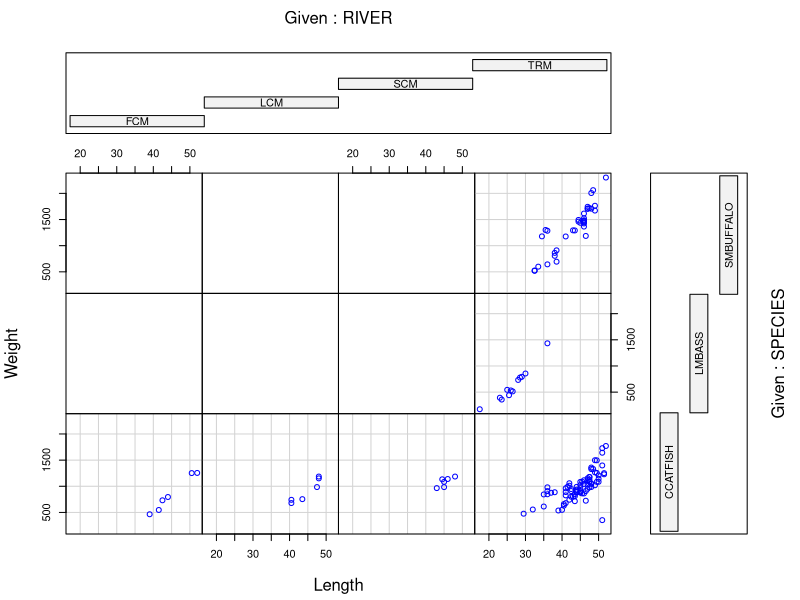
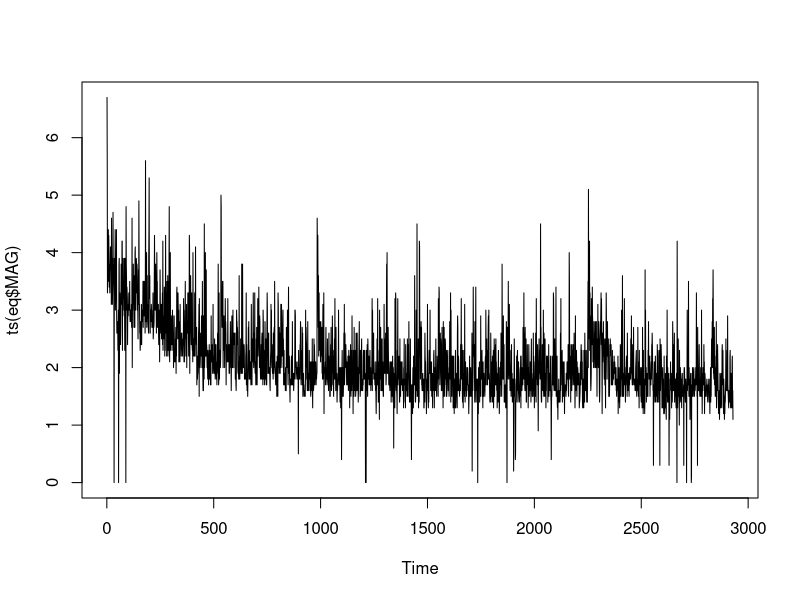
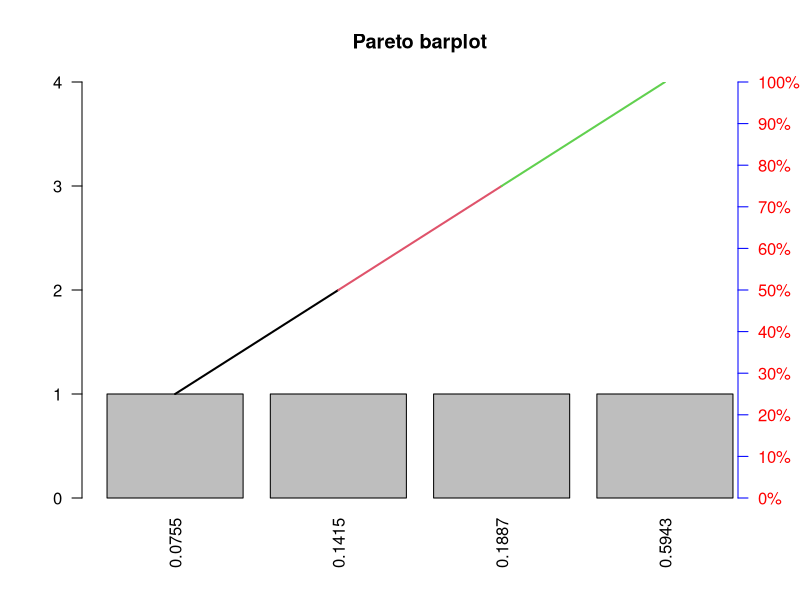
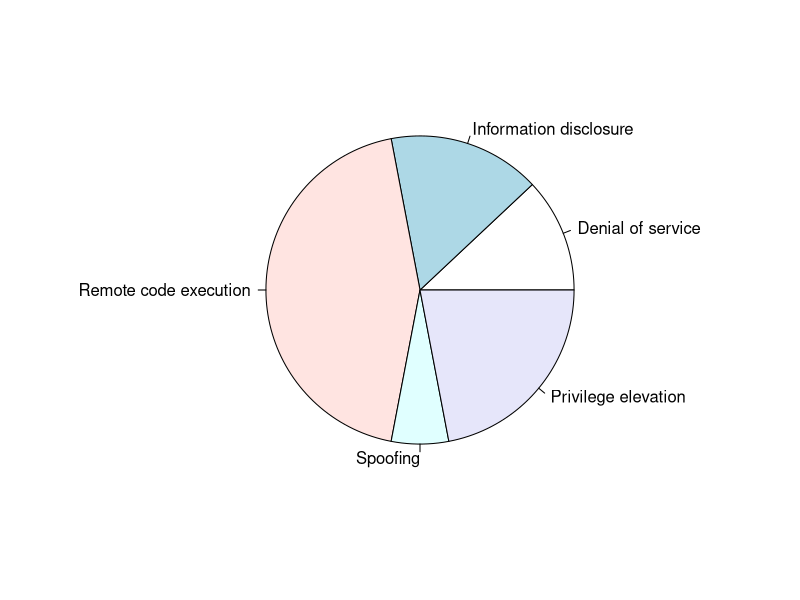
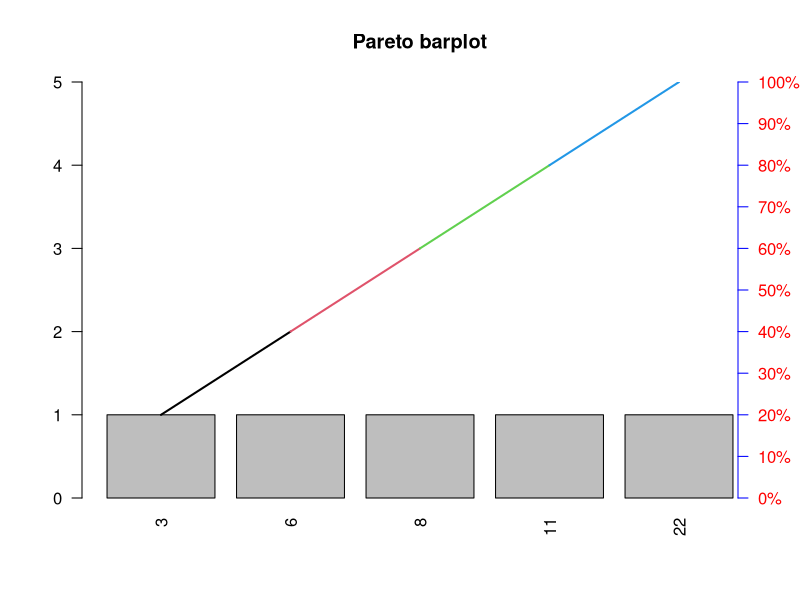
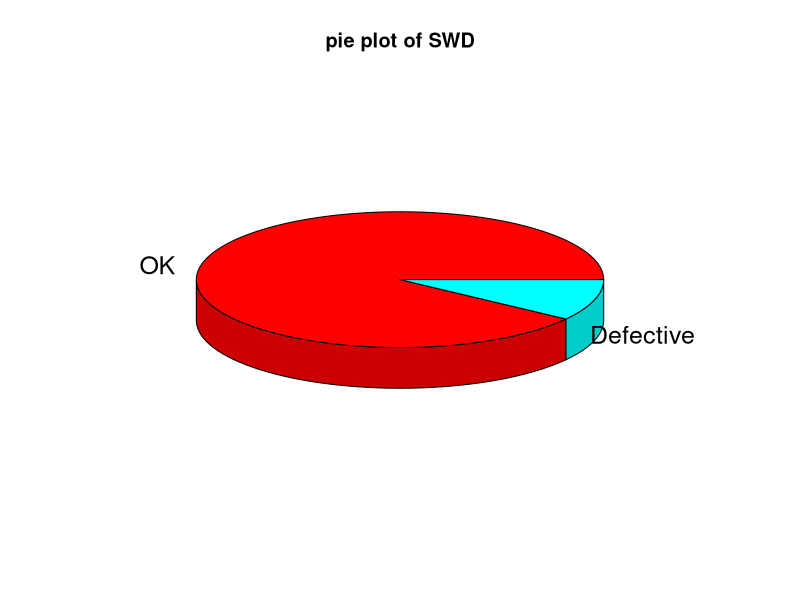
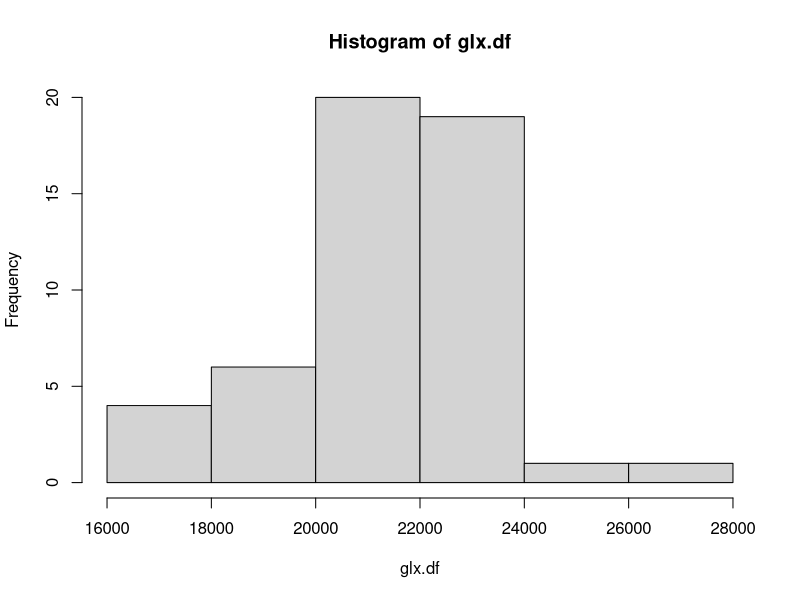
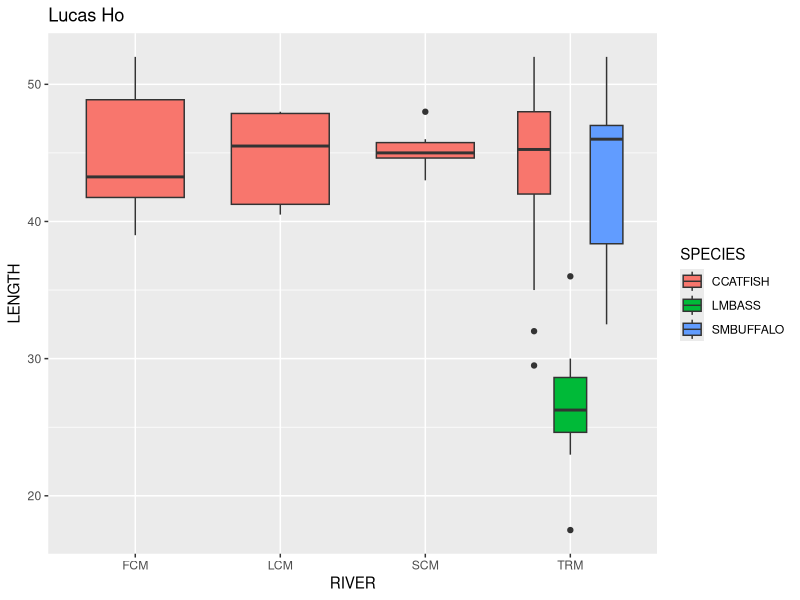

Source code (R) for these figures, in order:
## ---- chunk 1
knitr::opts_chunk$set(echo = TRUE)
## ---- chunk 2
14/15
## ---- chunk 3
assignments <- c("In-class quizzes", "Laboratories", "Chapter Quizzes", "Project 1", "Project 2", "Exam 1", "Exam 2", "Assignments", "Final Exam")
weight <- c(0.1, 0.1, 0.05, 0.0333, 0.0667, 0.1, 0.1, 0.15, 0.3)

grade.df <- data.frame(Assignments=assignments, Weight=weight)
## ---- chunk 4
# (a)
ddt <- read.csv("DDT.csv")

ddt$MILE <- as.factor(ddt$MILE)

coplot(WEIGHT~LENGTH | RIVER*SPECIES, data=ddt, col="Blue", pch=1.2, xlab="Length", ylab="Weight", )

# (b)
## Each plot represents the length and width of the fish given both the river and species

# (c)
## This creates a numeric vector where each element corresponds to the numeric representation of the levels in MILE

# (d)
## This returns the number of unique values from m

# (e)
## There are no observations from the the two corresponding variables

# (f)
ddt[ddt$RIVER=="FCM" & ddt$SPECIES=="CCATFISH",]
## ---- chunk 5
# (a)
## Quantitative

# (b)
## Quantitative

# (c)
## Qualitative

# (d)
## Quantitative

# (e)
## Qualitative

# (f)
## Quantitative

# (g)
## Qualitative
## ---- chunk 6
# (a)
## Simple, stratified, cluster, and systematic random sampling

# (b)
## Simple random sampling ensures that every subset of fixed size in the population has the same chance of being included in the sample
## Stratified random sampling is typical used when the experimental units associated with the population can be separated into two or more groups of units where the characteristics of the units are more similar within the units than across the units
## Cluster random sampling is used to sample natural groupings of experimental units first, then collect data from all experimental units within each cluster.
## Systematic random sampling involves systematically selecting every kth experimental unit from list of all experimental units
## ---- chunk 7
mtbe <- read.csv("MTBE.csv")

ind=sample(1:223,5,replace=FALSE)

mtbe[ind,]

# (a)
### (i)
mtbeo = na.omit(mtbe)

### (ii)
depth = mtbeo[mtbeo$Aquifier=="Bedrock",]$Depth

sd(depth)
## ---- chunk 8
eq <- read.csv("EARTHQUAKE.csv")

v=sample(1:2929,30,replace=FALSE)

eq[v,]

# (a)
### (i)
plot(ts(eq$MAG))

### (ii)
median(eq$MAGNITUDE)
## ---- chunk 9
# (a)
## Stratified random sampling

# (b)
## Fish in the Tennessee River

# (c)
## Capture location and species
## ---- chunk 10
# (a)
## Bar plot

# (b)
## Number of robots

# (c)
## Legs ONLY

# (d)
none =  round(15/106, 4)
both = round(8/106, 4)
lego = round(63/106, 4)
wheelo = round(20/106, 4)
pareto <- function(x, mn = "Pareto barplot") {  # x is a vector
  x.tab = table(x)
  xx.tab = sort(x.tab, decreasing = TRUE, index.return = FALSE)
  cumsum(as.vector(xx.tab)) -> cs
  length(x.tab) -> lenx
  bp <- barplot(xx.tab, ylim = c(0,max(cs)),las = 2)
  lb <- seq(0,cs[lenx], l = 11)
  axis(side = 4, at = lb, labels = paste(seq(0, 100, length = 11), "%", sep = ""), las = 1, line = -1, col = "Blue", col.axis = "Red")
  for(i in 1:(lenx-1)){
    segments(bp[i], cs[i], bp[i+1], cs[i+1], col = i, lwd = 2)
  }
  title(main = mn)
}
pareto(c(none, both, lego, wheelo))
## ---- chunk 11
microcategory <- c("Denial of service", "Information disclosure", "Remote code execution", "Spoofing", "Privilege elevation")
microvalues <- c(6, 8, 22, 3, 11)
pie(microvalues, labels = microcategory)

pareto(microvalues)
## ---- chunk 12
library(plotrix)
swd <- read.csv("SWDEFECTS.csv")
tab = table(swd$defect)
rtab = tab/sum(tab)
round(rtab,2)
pie3D(rtab, labels=list("OK", "Defective"), main="pie plot of SWD")
## ---- chunk 13
roughpipe = read.csv("ROUGHPIPE.csv")
rpint=c(mean(roughpipe$ROUGH) - (2 * sd(roughpipe$ROUGH)), mean(roughpipe$ROUGH) + (2 * sd(roughpipe$ROUGH)))
## ---- chunk 14
# (a)
gants <- read.csv("GOBIANTS.csv")
mean(gants$AntSpecies)
median(gants$AntSpecies)
getmode <- function(v) {
  uniqv <- unique(v)
  uniqv[which.max(tabulate(match(v, uniqv)))]
}
getmode(gants$AntSpecies)

# (b)
## Median as this is not skewed by outliers

# (c)
mean(gants[gants$Region=="Dry Steppe",]$PlantCov)
median(gants[gants$Region=="Dry Steppe",]$PlantCov)
getmode(gants[gants$Region=="Dry Steppe",]$PlantCov)

# (d)
mean(gants[gants$Region=="Gobi Desert",]$PlantCov)
median(gants[gants$Region=="Gobi Desert",]$PlantCov)
getmode(gants[gants$Region=="Gobi Desert",]$PlantCov)

# (e)
## Yes the center of the total plant cover percentage distribution appear to be different
## ---- chunk 15
# (a)
glx <- read.csv("GALAXY2.csv")
glx.df <- rnorm(51, mean = mean(glx$VELOCITY), sd = sd(glx$VELOCITY))
hist(glx.df)

# (b)
## No evidence as this appears to be a uni modal distribution

# (c)
mean(glx$VELOCITY)
median(glx$VELOCITY)
getmode(glx$VELOCITY)
sd(glx$VELOCITY)

# (d)
## A1775A because the value is more closer the median
## ---- chunk 16
library(ggplot2)

ggplot(data = ddt, aes(x = RIVER, y = LENGTH, fill=SPECIES)) + geom_boxplot() + ggtitle("Lucas Ho")
